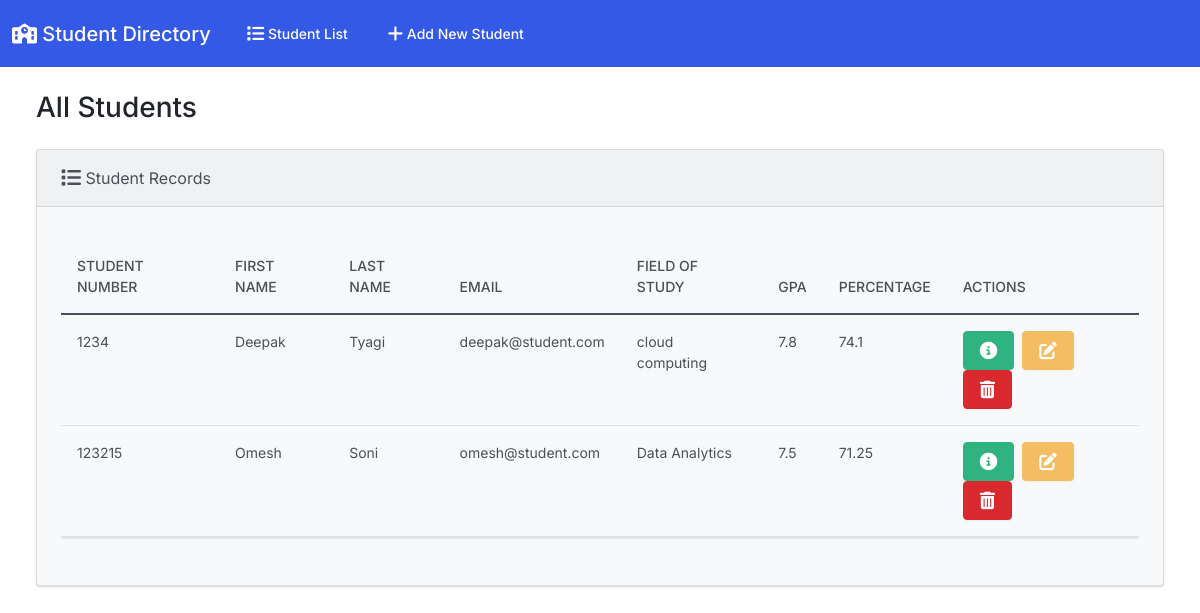
The app's page / (signed in) with its own data.
### students/models.py (models this page shows, shortened)
class Student(models.Model):
  student_number = models.PositiveIntegerField()
  first_name = models.CharField(max_length=50)
  last_name = models.CharField(max_length=50)
  email = models.EmailField(max_length=100)
  field_of_study = models.CharField(max_length=50)
  gpa = models.FloatField()
  percentage = models.FloatField(editable=False, null=True, blank=True)

### students/views.py (the view)
# urls.py: path('', views.index, name='index'),  # Home page
@login_required
def index(request):
  return render(request, 'students/index.html', {
    'students': Student.objects.all()
  })

### students/templates/students/index.html (shortened to what this page needs)
{% extends "students/base.html" %}
{% block body %}
<h3 class="m-4">All Students</h3>
<div class="row">
  <div class="col-12">
    {% if students %}
    <div class="card bg-light ms-4 me-4 mb-4">
      <div class="card-header">
        <i class="fa-solid fa-list fa-lg"></i> Student Records
      </div>
      <div class="card-body">
        <p class="card-text">
          <div class="table-responsive">
            <table class="table table-hover">
              <thead>
                <tr>
                  <th scope="col">Student Number</th>
                  <th scope="col">First Name</th>
                  <th scope="col">Last Name</th>
                  <th scope="col">Email</th>
                  <th scope="col">Field of Study</th>
                  <th scope="col">GPA</th>
                  <th scope="col">Percentage</th>
                  <th scope="col">Actions</th>
                </tr>
              </thead>
              <tbody>
                {% for student in students %}
                  <tr>
                    <td>{{ student.student_number }}</td>
                    <td>{{ student.first_name }}</td>
                    <td>{{ student.last_name }}</td>
                    <td>{{ student.email }}</td>
                    <td>{{ student.field_of_study }}</td>
                    <td>{{ student.gpa }}</td>
                    <td>{{ student.percentage }}</td>
                    <td>
                      <button type="button" class="btn btn-success me-1" href="{% url 'view_student' student.id %}" data-bs-toggle="modal" data-bs-target="#myModal{{student.id}}">
                      </button>
                      <a class="btn btn-warning me-1" href="{% url 'edit' student.id %}">
                      </a>
                      <button type="button" class="btn btn-danger" data-bs-toggle="modal" data-bs-target="#delete{{student.id}}">
                      </button>
                    </td>
                  </tr>
                {% endfor %}
              </tbody>
            </table>
          </div>
        </p>
      </div>
    </div>
    {% else %}
      <h5 class="alert alert-primary ms-4 me-4">No  Records</h5>
    {% endif %}
  </div>
</div>
{% endblock %}

### students/templates/students/base.html (shortened to what this page needs)
{% load static %}
<!DOCTYPE html>
<html lang="en">
  <head>
    <link rel="stylesheet" href="https://cdnjs.cloudflare.com/ajax/libs/font-awesome/6.1.1/css/all.min.css">
    <link href="{% static 'css/bootstrap.min.css' %}" rel="stylesheet">
  </head>
  <body class="d-flex flex-column min-vh-100">
    <nav class="navbar navbar-expand-lg navbar-dark bg-primary">
      <div class="container-fluid">
        <a class="navbar-brand" href="{% url 'index' %}">
          <i class="fa-solid fa-school"></i> Student Directory
        </a>
        <div class="collapse navbar-collapse" id="navbarColor01">
          <ul class="navbar-nav me-auto">
            <li class="nav-item">
              <a class="nav-link" href="{% url 'index' %}">
                 Student List
              </a>
            </li>
            <li class="nav-item">
              <a class="nav-link" href="{% url 'add' %}">
                 Add New Student
              </a>
            </li>
          </ul>
        </div>
      </div>
    </nav>
    <div class="container-fluid">
      {% block body %}
      {% endblock %}
    </div>
  </body>
</html>

### records on screen
Student: student_number "1234", first_name "Deepak", last_name "Tyagi", email "deepak@student.com", field_of_study "cloud computing", gpa "7.8", percentage "74.1"
Student: student_number "123215", first_name "Omesh", last_name "Soni", email "omesh@student.com", field_of_study "Data Analytics", gpa "7.5", percentage "71.25"
